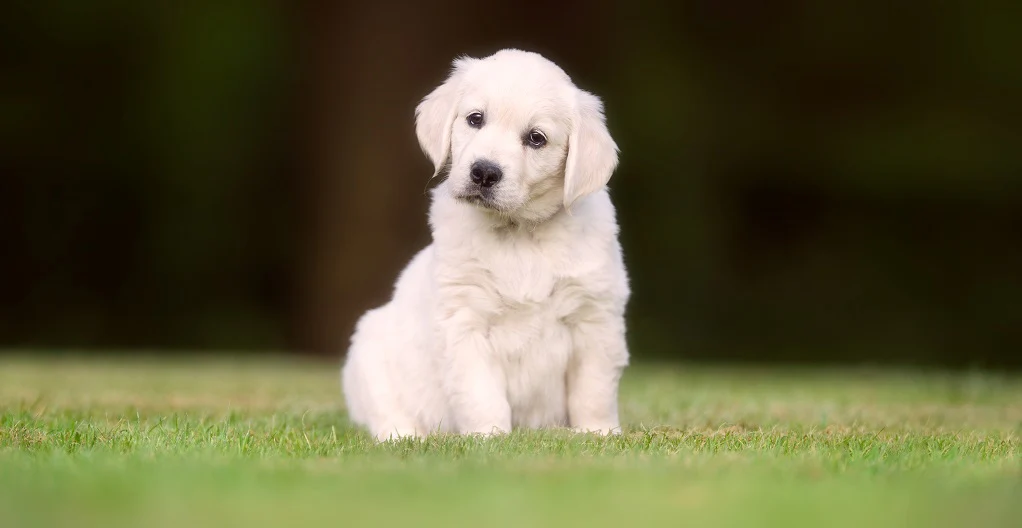
#> input picture Fotos/dog.webp, 1022 x 528 px
$ python transformacao.py
#> lines starting #> are read from the running program, lines starting #| are printed output that depends on the picture
import cv2 as cv
import numpy as np

img = cv.imread('Fotos/dog.webp')
#> img is the input picture: shape (528, 1022, 3); mean B, G, R 59.1, 91.3, 94.3
cv.imshow('doguinho', img)

#transladar
def translada(img, x, y):
#> called with x = 100, y = 100
    transMat = np.float32([[1,0,x], [0,1,y]])
    dimensoes = (img.shape[1], img.shape[0])
#> dimensoes = (1022, 528)
    return cv.warpAffine(img, transMat, dimensoes)
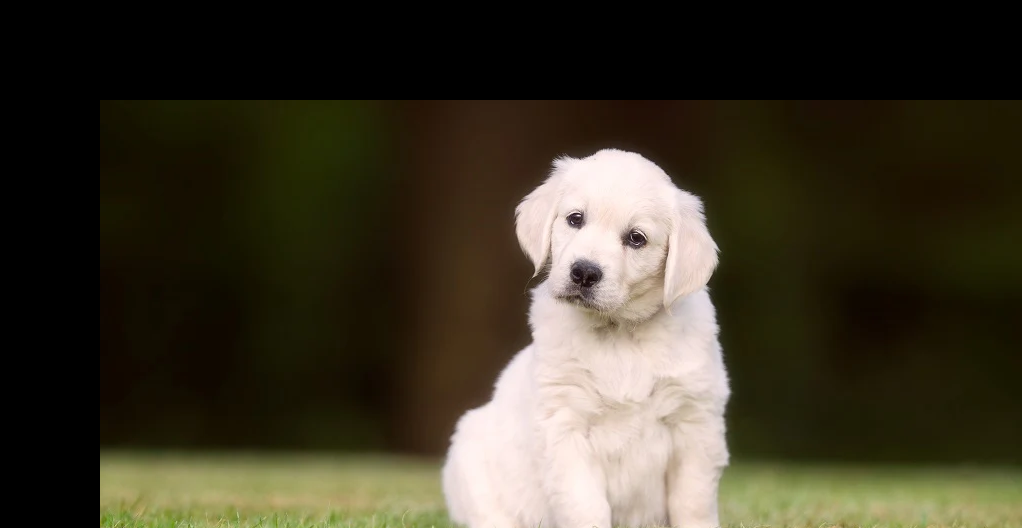
#> returned value: shape (528, 1022, 3); mean of channels 0, 1, 2 40.3, 56, 61.9; drawn as B, G, R

# x direita
# -x esquerda
# y baixo
# -y cima

transladado = translada(img, 100, 100)
cv.imshow('translado', transladado)

transladado2 = translada(img, -100, 100)
#> call 2 of translada, with x = -100, y = 100
#> in translada (call 2), `return cv.warpAffine(img, transMat, dimensoes)`:
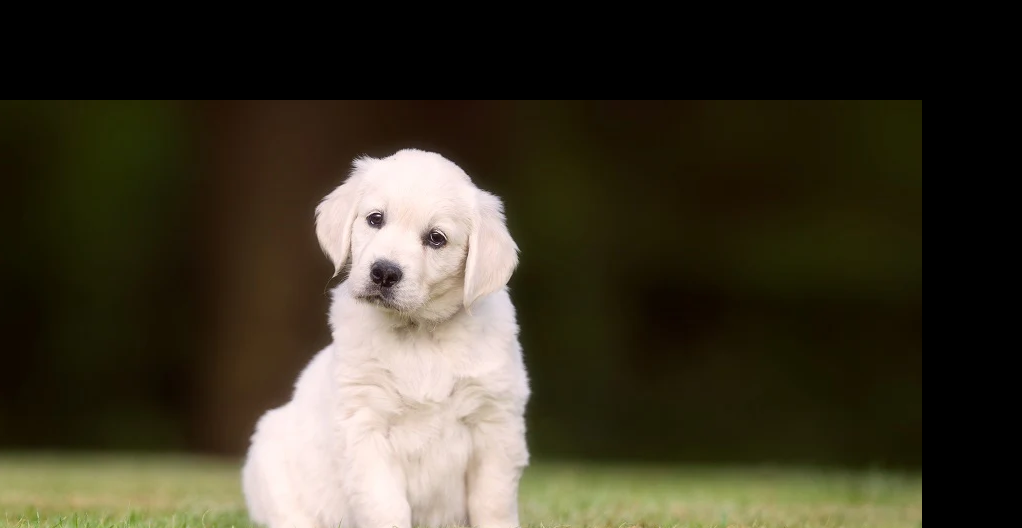
#> returned value: shape (528, 1022, 3); mean of channels 0, 1, 2 40, 56.1, 61.8; drawn as B, G, R
cv.imshow('translado2', transladado2)

#rotacao
def rodar(img, teta, pontoRot = None):
#> called with teta = 45, pontoRot = (10, 10)
    (altura, largura) = img.shape[:2]
#> altura = 528; largura = 1022

    if pontoRot == None:
        pontoRot = (largura//2, altura//2)

    rotMat = cv.getRotationMatrix2D(pontoRot, teta, 1.0)
    dimensoes =(largura, altura)
#> dimensoes = (1022, 528)

    return cv.warpAffine(img, rotMat, dimensoes)
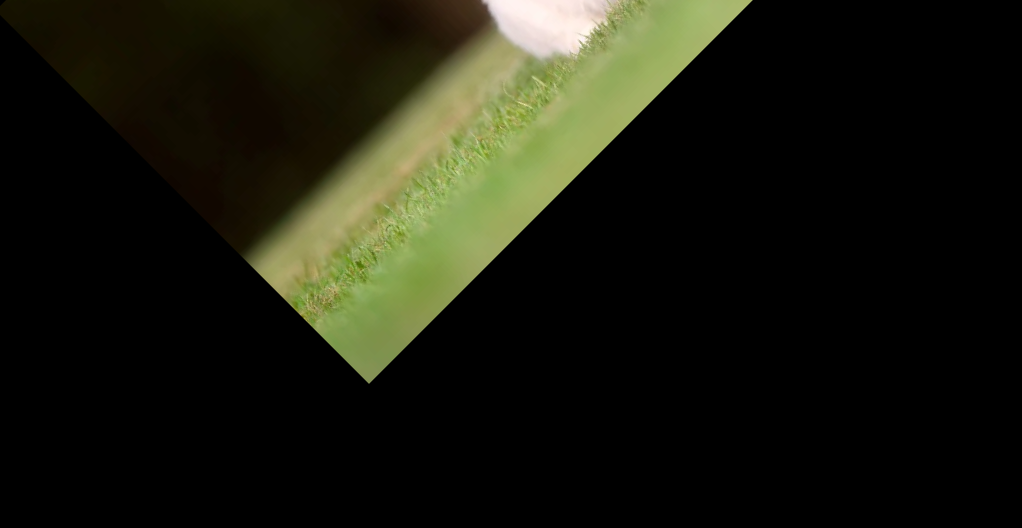
#> returned value: shape (528, 1022, 3); mean of channels 0, 1, 2 14.9, 26.6, 25.7; drawn as B, G, R

rotacionada = rodar(img, 45, pontoRot=(10,10))
cv.imshow('rotacionada', rotacionada)

#mudanca de tamanha/escala resizing
#alargar inter_cubic e inter _linear diminuir (shrink) inter_area
mudatamanho =cv.resize(img, (500,500), interpolation=cv.INTER_AREA)
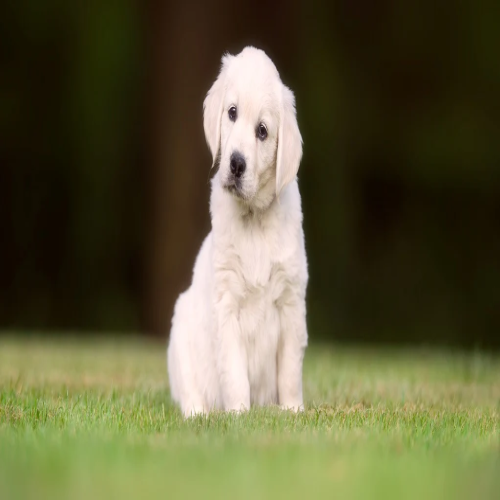
#> mudatamanho: shape (500, 500, 3); mean B, G, R 59.1, 91.3, 94.3
cv.imshow('tamanho reduzido', mudatamanho)

#fliping (inversao)
flip = cv.flip(img, -1) #o vertical, 1 e -1 horizontais
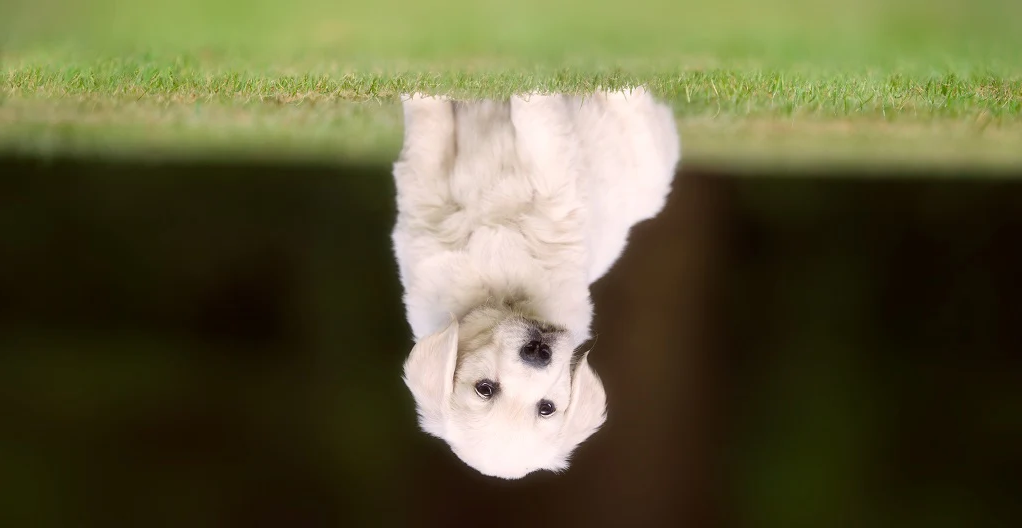
#> flip: shape (528, 1022, 3); mean B, G, R 59.1, 91.3, 94.3
cv.imshow('inversao', flip)

cv.waitKey(0)
cv.destroyAllWindows()

$ run again, with Fotos/grupo 2.webp copied over Fotos/dog.webp
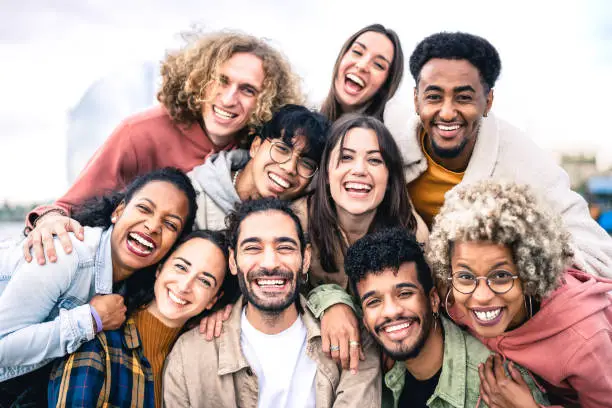
#> input picture Fotos/grupo 2.webp, 612 x 408 px
#> img is the input picture: shape (408, 612, 3); mean B, G, R 156.1, 161.4, 181.8
#> `mudatamanho =cv.resize(img, (500,500), interpolation=cv.INTER_AREA)`:
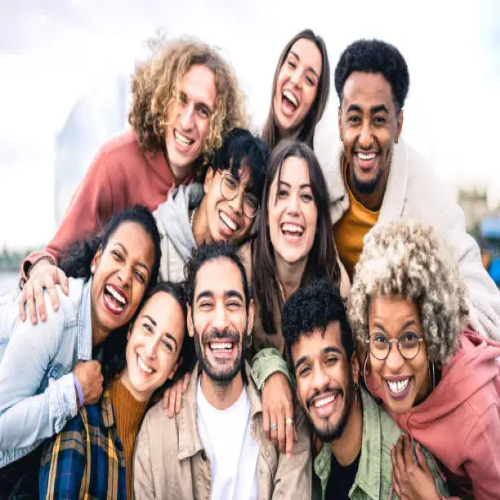
#> mudatamanho: shape (500, 500, 3); mean B, G, R 156, 161.3, 181.7
#> `flip = cv.flip(img, -1)`:
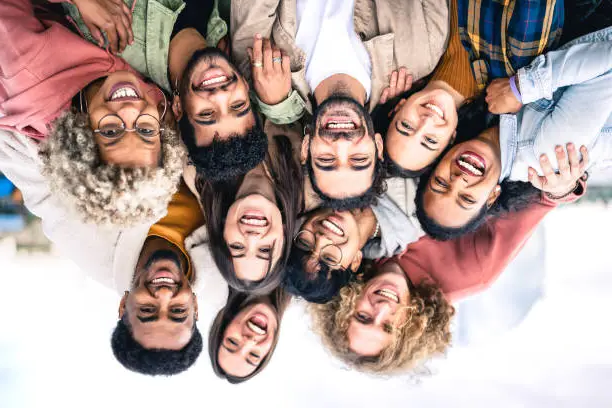
#> flip: shape (408, 612, 3); mean B, G, R 156.1, 161.4, 181.8
